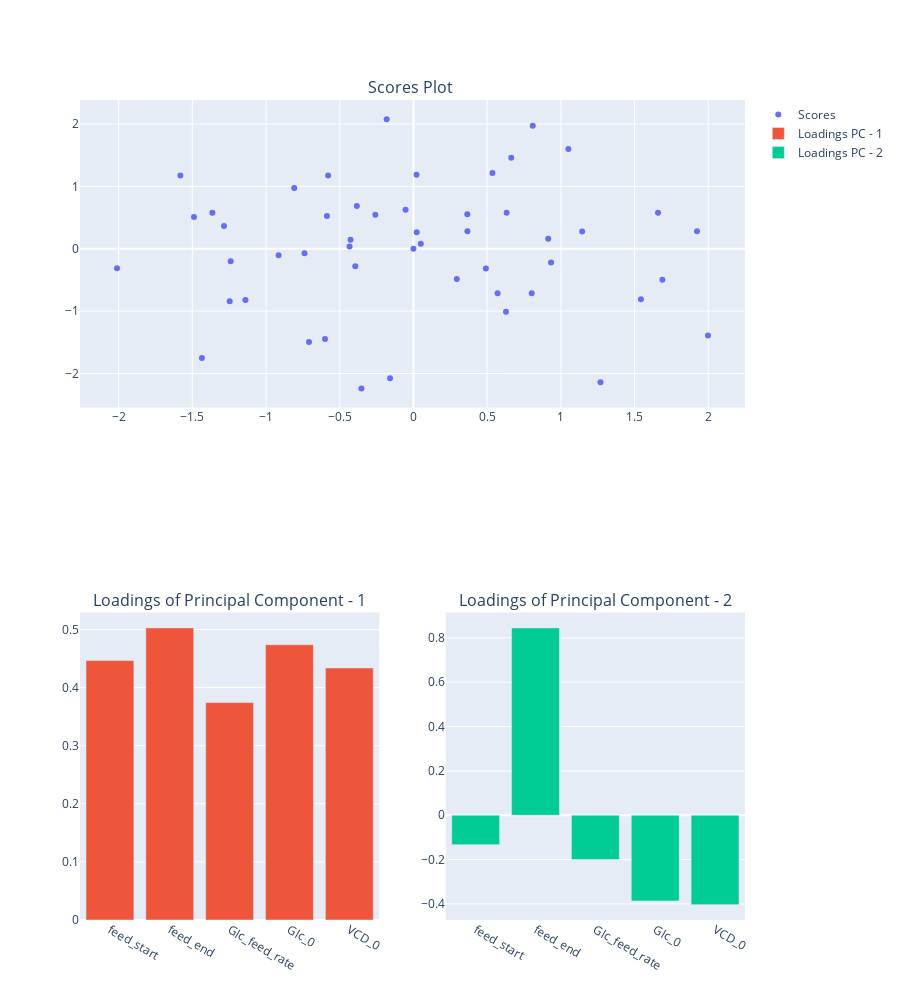

The notebook cell this image was saved under:
### Markdown cell above
### PCA

### Code cell
plot_pls_scores(X_columns, pipe, pc_x_axis=1, pc_y_axis=2)

### Figure 1 — Plotly figure (JSON) as saved in the notebook; plotly's stock layout.template omitted (floating-point values rounded to 4 significant figures)
{"data": [{"mode": "markers", "name": "Scores", "type": "scatter", "x": [-1.58e-16, 0.3661, -0.1818, -1.489, 0.5708, -0.5788, -1.435, -1.24, 1.659, -0.427, 0.4912, 0.6321, -0.3843, 1.269, -0.1586, 0.6634, 0.02084, 1.689, -1.364, -1.247, -0.3946, -0.05351, -2.011, 1.998, 0.5359, 1.144, 1.543, 0.02215, -1.581, -1.285, -0.587, 0.9143, 0.04979, 0.8093, -1.14, -0.3531, 0.8021, 0.3655, -0.2587, 1.051, 1.923, 0.6276, -0.6, -0.7392, -0.7087, -0.9149, -0.8089, -0.4336, 0.294, 0.9333], "xaxis": "x", "y": [-7.776e-17, 0.2819, 2.08, 0.5103, -0.7138, 1.175, -1.751, -0.2008, 0.579, 0.1449, -0.3147, 0.5785, 0.6871, -2.138, -2.077, 1.46, 1.188, -0.4946, 0.5775, -0.8416, -0.2781, 0.6281, -0.3105, -1.389, 1.215, 0.2763, -0.8104, 0.2666, 1.177, 0.366, 0.5247, 0.1602, 0.07932, 1.973, -0.8214, -2.238, -0.7123, 0.5522, 0.5481, 1.6, 0.2803, -1.009, -1.447, -0.07149, -1.493, -0.1024, 0.9745, 0.03689, -0.4851, -0.2193], "yaxis": "y"}, {"name": "Loadings PC - 1", "type": "bar", "x": ["feed_start", "feed_end", "Glc_feed_rate", "Glc_0", "VCD_0"], "xaxis": "x2", "y": [0.4464, 0.5027, 0.3741, 0.4737, 0.4338], "yaxis": "y2"}, {"name": "Loadings PC - 2", "type": "bar", "x": ["feed_start", "feed_end", "Glc_feed_rate", "Glc_0", "VCD_0"], "xaxis": "x3", "y": [-0.1329, 0.8452, -0.1999, -0.3867, -0.4033], "yaxis": "y3"}], "layout": {"annotations": [{"font": {"size": 16}, "showarrow": false, "text": "Scores Plot ", "x": 0.5, "xanchor": "center", "xref": "paper", "y": 1, "yanchor": "bottom", "yref": "paper"}, {"font": {"size": 16}, "showarrow": false, "text": "Loadings of Principal Component - 1", "x": 0.225, "xanchor": "center", "xref": "paper", "y": 0.375, "yanchor": "bottom", "yref": "paper"}, {"font": {"size": 16}, "showarrow": false, "text": "Loadings of Principal Component - 2", "x": 0.775, "xanchor": "center", "xref": "paper", "y": 0.375, "yanchor": "bottom", "yref": "paper"}], "height": 1000, "xaxis": {"anchor": "y", "domain": [0, 1]}, "xaxis2": {"anchor": "y2", "domain": [0, 0.45]}, "xaxis3": {"anchor": "y3", "domain": [0.55, 1]}, "yaxis": {"anchor": "x", "domain": [0.625, 1]}, "yaxis2": {"anchor": "x2", "domain": [0, 0.375]}, "yaxis3": {"anchor": "x3", "domain": [0, 0.375]}}}
